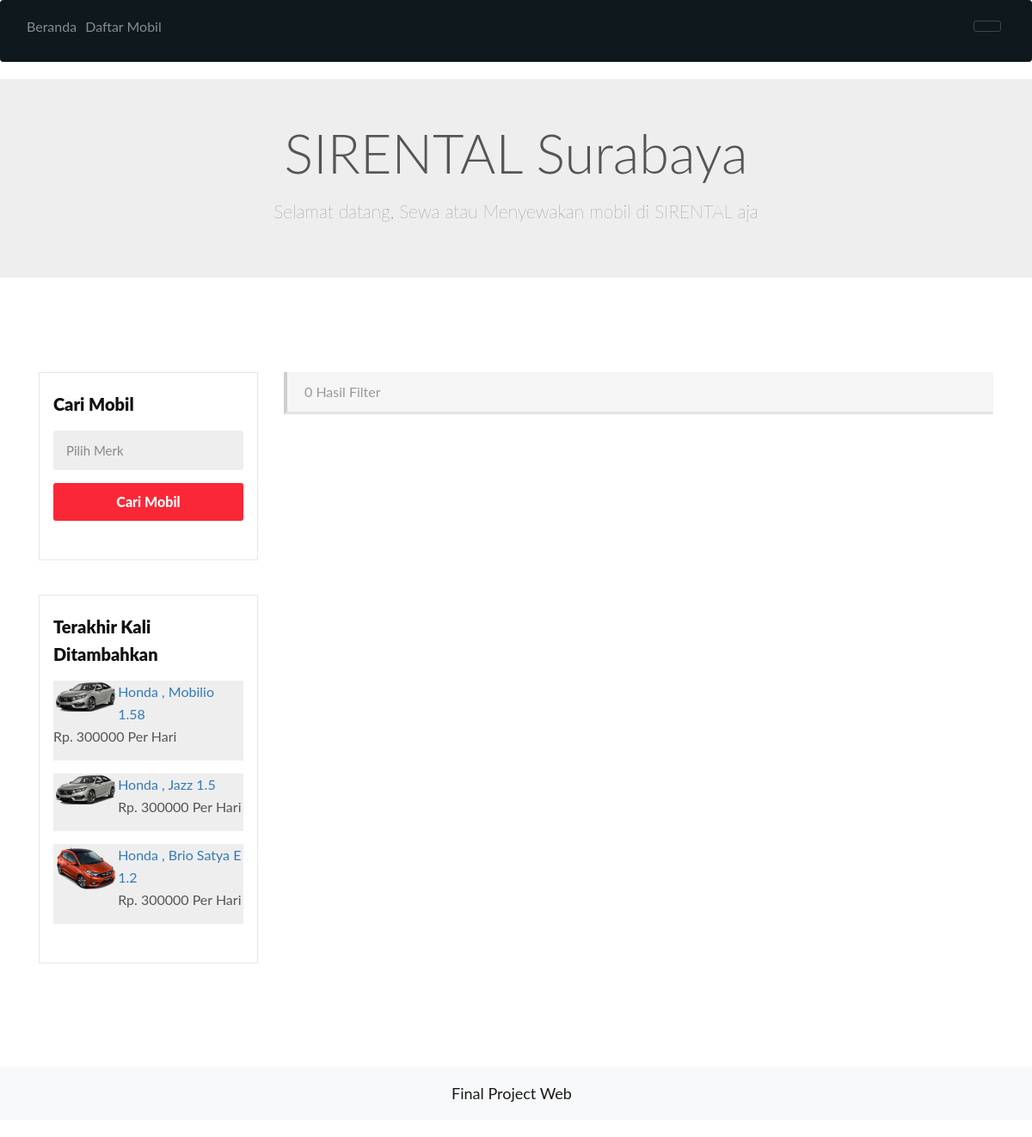
Page /search-carresult.php on the committed database.
### tables this page shows
CREATE TABLE `tblvehicles` (
  `id` int(11) NOT NULL,
  `namamobil` varchar(150) DEFAULT NULL,
  `merk` int(11) DEFAULT NULL,
  `email` varchar(30) DEFAULT NULL,
  `namapemilik` varchar(30) DEFAULT NULL,
  `telp` varchar(13) DEFAULT NULL,
  `harga` int(20) DEFAULT NULL,
  `bahanbakar` varchar(100) DEFAULT NULL,
  `transmisi` varchar(19) DEFAULT NULL,
  `tahun` int(6) DEFAULT NULL,
  `kapasitas` int(11) DEFAULT NULL,
  `Vimage1` varchar(120) DEFAULT NULL,
  `Vimage2` varchar(120) DEFAULT NULL,
  `Vimage3` varchar(120) DEFAULT NULL,
  `Vimage4` varchar(120) DEFAULT NULL,
  `Vimage5` varchar(120) DEFAULT NULL,
  `ktp` int(11) DEFAULT NULL,
  `sim` int(11) DEFAULT NULL,
  `kartukredit` int(11) DEFAULT NULL,
  `sosmed` int(11) DEFAULT NULL,
  `syaratkhusus` longtext,
  `RegDate` timestamp NOT NULL DEFAULT CURRENT_TIMESTAMP,
  `UpdationDate` timestamp NULL DEFAULT NULL ON UPDATE CURRENT_TIMESTAMP
);

CREATE TABLE `merk` (
  `id` int(10) NOT NULL,
  `merk` varchar(30) NOT NULL
);

### search-carresult.php (the view, shortened to what this page needs)
<?php
include('includes/config.php');
?>
<html lang="en">
<head>
<link rel="stylesheet" href="assets/css/bootstrap.min.css" type="text/css">
<link rel="stylesheet" href="assets/css/style.css" type="text/css">
</head>
<body>
<?php include('includes/header.php');?>
<section>
<div class="jumbotron jumbotron-fluid" align="center">
	<div class="container">
	<h1 class="display-4">SIRENTAL Surabaya </h1>
	<p class="lead">Selamat datang, Sewa atau Menyewakan mobil di SIRENTAL aja  </p>
	</div>
</div>
</section>
<section class="listing-page">
  <div class="container">
    <div class="row">
      <div class="col-md-9 col-md-push-3">
        <div class="result-sorting-wrapper">
          <div class="sorting-count">
<?php
$merk=$_POST['merk'];
$sql = "select tblvehicles.*, merk.* from tblvehicles JOIN merk ON tblvehicles.merk=merk.id WHERE merk.merk='$merk'";
$query = $dbh -> prepare($sql);
$query->execute();
$cnt=$query->rowCount();
?>
<p><span><?php echo htmlentities($cnt);?> Hasil Filter</span></p>
		  </div>
		</div>
    </div>
<aside class="col-md-3 col-md-pull-9">
	<div class="sidebar_widget">
		<div class="widget_heading">
		<h5> Cari Mobil </h5>
		</div>
	<div class="sidebar_filter">
	<form action="search-carresult.php" method="get">
	<div class="form-group select">
	<select class="form-control" name="merk">
	<option>Pilih Merk</option>
	</select>
    </div>
<div class="form-group">
	<button type="submit" class="btn btn-block">Cari Mobil</button>
</div>
    </form>
</div>
</div>
<div class="sidebar_widget">
	<div class="widget_heading">
	<h5> Terakhir Kali Ditambahkan</h5>
	</div>
    <div class="recent_addedcars">
    <ul>
<?php
		$sql = "SELECT tblvehicles.*,merk.merk,merk.id as bid  from tblvehicles join merk on merk.id=tblvehicles.merk order by id desc limit 4";
		$query = $dbh -> prepare($sql);
		$query->execute();
		$results=$query->fetchAll(PDO::FETCH_OBJ);
		if($query->rowCount() > 0)
		{
			foreach($results as $result)
			{  ?>
         <li class="gray-bg">
         <div class="recent_post_img"> <a href="vehical-details.php?vhid=<?php echo htmlentities($result->id);?>"><img src="img/upload/<?php echo htmlentities($result->Vimage1);?>" alt="image"></a> </div>
         <div class="recent_post_title"> <a href="vehical-details.php?vhid=<?php echo htmlentities($result->id);?>"><?php echo htmlentities($result->merk);?> , <?php echo htmlentities($result->namamobil);?></a>
         <p class="widget_price">Rp. <?php echo htmlentities($result->harga);?> Per Hari</p>
         </div>
         </li>
         <?php }} ?>
	 </ul>
	</div>
</div>
</aside>
    </div>
  </div>
</section>
<section>
<nav class="navbar fixed-bottom navbar-light bg-light">
  <a class="navbar-brand" >Final Project Web</a>
</nav>
</section>
</body>
</html>

### assets/css/style.css (style rules this page uses)
body { font-family: 'Lato', sans-serif; margin:0px; padding:0px !important; overflow-x:hidden; color:#555555; }
h1, h2, h3, h4, h5, h6 { color:#111111; font-weight:900; margin:0 auto 15px; }
h1 { font-size: 50px; }
h5 { font-size: 20px; line-height:32px; }
p { font-size:16px; line-height:26px; font-weight:400; margin-bottom:15px; }
a { transition-duration:0.5s; -moz-transition-duration:0.5s; -o-transition-duration:0.5s; -webkit-transition-duration:0.5s; -ms-transition-duration:0.5s; text-decoration:none; }
ul, ol { margin:0 auto 20px; }
ul li, ol li { font-size: 16px; line-height: 26px; margin: 0 auto 10px; }
.btn { border: medium none; border-radius: 3px; color: #ffffff; font-size: 16px; font-weight: 800; line-height: 30px; margin: auto; padding: 7px 36px; transition: all 0.3s linear 0s; -moz-transition: all 0.3s linear 0s; -o-transition: all 0.3s linear 0s; -webkit-transition: all 0.3s linear 0s; -ms-transition: all 0.3s linear 0s; }
.btn, .nav-tabs > li.active > a, .nav-tabs > li.active > a:focus, .nav-tabs > li.active > a:hover, .recent-tab .nav.nav-tabs li.active a, .owl-pagination .owl-page.active, .btn.outline:hover, .btn.outline:focus, .nav-tabs > li a:hover, .nav-tabs > li a:focus, .label-icon, .navbar-default .navbar-toggle .icon-bar, .navbar-default .navbar-toggle:focus, .navbar-default .navbar-toggle:hover, .label_icon, .navbar-nav > li > .dropdown-menu, #other_info, .main_bg, .slider .slider-handle, .slider .slider-selection { background: #fa2837 none repeat scroll 0 0; fill: #fa2837; }
.form-group { margin-bottom: 15px; position: relative; }
.form-control { background: #eeeeee none repeat scroll 0 0; border: 0 none; border-radius: 3px; box-shadow: none; color: #888888; font-size: 15px; height: 46px; line-height: 30px; padding: 0 15px; }
.select { position:relative; }
.select select { appearance: none; -moz-appearance: none; -o-appearance: none; -webkit-appearance: none; -ms-appearance: none; }
.select::after { color: #878787; content: ""; cursor: pointer; font-family: fontawesome; font-size: 15px; padding: 12px 0; pointer-events: none; position: absolute; right: 15px; top: 0; }
.form-control option { padding: 10px; }
.gray-bg { background:#eeeeee; }
.listing-page { overflow: hidden; padding: 80px 0; }
.result-sorting-wrapper { background: #f5f5f5 none repeat scroll 0 0; border-bottom: 3px solid #e5e5e5; border-left: 4px solid #cecece; margin-bottom: 40px; overflow: hidden; padding: 10px 20px; }
.sorting-count { float: left; }
.sorting-count p { margin: 0 auto; color:#222222; }
.sorting-count span { color: #999999; }
.recent_addedcars ul { margin: 0; padding: 0; }
.recent_addedcars ul li { list-style: outside none none; margin: 0 auto 15px; overflow: hidden; }
.recent_addedcars ul li a { display: block; }
.recent_post_img { float: left; width: 34%; overflow:hidden; }
.recent_post_img img { transition-duration:0.3s; -moz-transition-duration:0.3s; -o-transition-duration:0.3s; -webkit-transition-duration:0.3s; -ms-transition-duration:0.3s; transform:scale(1); -moz-transform:scale(1); -o-transform:scale(1); -webkit-transform:scale(1); -ms-transform:scale(1); width: 100%; }
.sidebar_widget { border: 1px solid #e6e6e6; margin: 0 auto 40px; padding: 20px 16px 30px; position: relative; }

### rows in the picture
tblvehicles: Vimage1 (picture), merk.merk "Honda", namamobil "Mobilio 1.58", harga "300000"
tblvehicles: Vimage1 (picture), merk.merk "Honda", namamobil "Jazz 1.5", harga "300000"
tblvehicles: Vimage1 (picture), merk.merk "Honda", namamobil "Brio Satya E 1.2", harga "300000"

### other values in the picture
$cnt "0"
